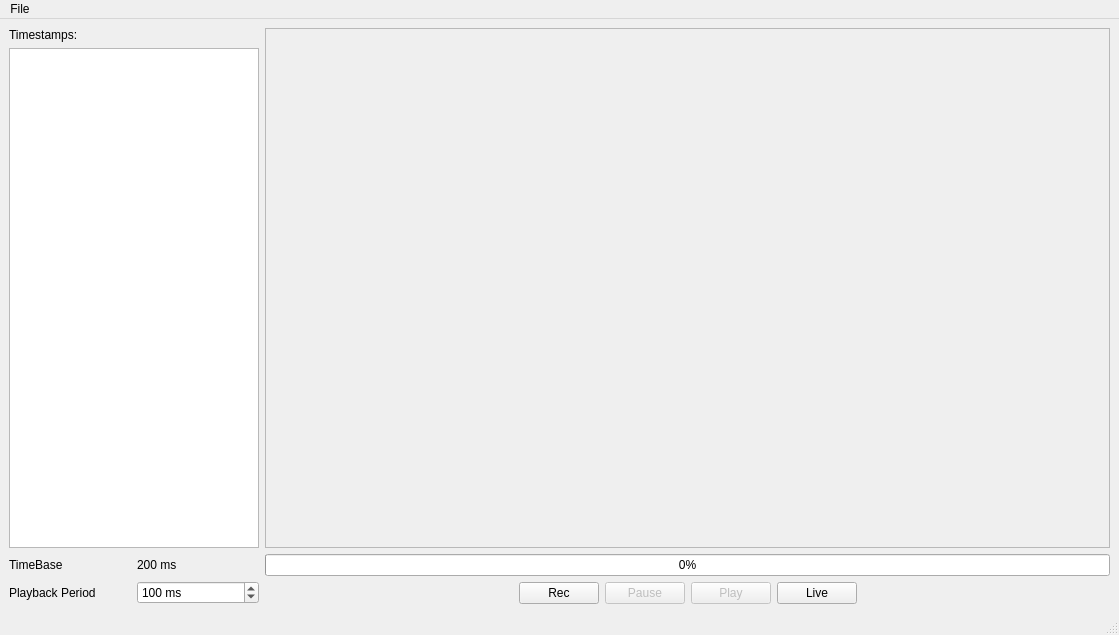
<?xml version="1.0" encoding="UTF-8"?>
<ui version="4.0">
 <class>MainWindow</class>
 <widget class="QMainWindow" name="MainWindow">
  <property name="geometry">
   <rect>
    <x>0</x>
    <y>0</y>
    <width>1119</width>
    <height>635</height>
   </rect>
  </property>
  <property name="sizePolicy">
   <sizepolicy hsizetype="Expanding" vsizetype="Expanding">
    <horstretch>0</horstretch>
    <verstretch>0</verstretch>
   </sizepolicy>
  </property>
  <property name="windowTitle">
   <string>MainWindow</string>
  </property>
  <widget class="QWidget" name="centralwidget">
   <property name="sizePolicy">
    <sizepolicy hsizetype="Preferred" vsizetype="Preferred">
     <horstretch>0</horstretch>
     <verstretch>0</verstretch>
    </sizepolicy>
   </property>
   <layout class="QHBoxLayout" name="horizontalLayout_2">
    <item>
     <layout class="QVBoxLayout" name="verticalLayout">
      <item>
       <layout class="QGridLayout" name="gridLayout_2">
        <item row="0" column="4" rowspan="2">
         <widget class="QFrame" name="frame">
          <property name="minimumSize">
           <size>
            <width>200</width>
            <height>200</height>
           </size>
          </property>
          <property name="frameShape">
           <enum>QFrame::StyledPanel</enum>
          </property>
          <property name="frameShadow">
           <enum>QFrame::Raised</enum>
          </property>
         </widget>
        </item>
        <item row="0" column="1">
         <widget class="QLabel" name="label">
          <property name="text">
           <string>Timestamps:</string>
          </property>
         </widget>
        </item>
        <item row="1" column="1">
         <widget class="QListWidget" name="listWidget">
          <property name="sizePolicy">
           <sizepolicy hsizetype="Preferred" vsizetype="Expanding">
            <horstretch>0</horstretch>
            <verstretch>0</verstretch>
           </sizepolicy>
          </property>
          <property name="minimumSize">
           <size>
            <width>250</width>
            <height>0</height>
           </size>
          </property>
          <property name="maximumSize">
           <size>
            <width>200</width>
            <height>16777215</height>
           </size>
          </property>
          <property name="dragEnabled">
           <bool>true</bool>
          </property>
         </widget>
        </item>
        <item row="2" column="4">
         <widget class="QProgressBar" name="progressBar">
          <property name="maximum">
           <number>100</number>
          </property>
          <property name="value">
           <number>0</number>
          </property>
         </widget>
        </item>
        <item row="3" column="4">
         <layout class="QGridLayout" name="gridLayout_3">
          <item row="0" column="1">
           <widget class="QPushButton" name="recButton">
            <property name="sizePolicy">
             <sizepolicy hsizetype="Fixed" vsizetype="Fixed">
              <horstretch>0</horstretch>
              <verstretch>0</verstretch>
             </sizepolicy>
            </property>
            <property name="text">
             <string>Rec</string>
            </property>
            <property name="icon">
             <iconset theme="media-record">
              <normaloff>media-record</normaloff>media-record</iconset>
            </property>
            <property name="iconSize">
             <size>
              <width>16</width>
              <height>16</height>
             </size>
            </property>
           </widget>
          </item>
          <item row="0" column="4">
           <widget class="QPushButton" name="liveButton">
            <property name="sizePolicy">
             <sizepolicy hsizetype="Fixed" vsizetype="Fixed">
              <horstretch>0</horstretch>
              <verstretch>0</verstretch>
             </sizepolicy>
            </property>
            <property name="layoutDirection">
             <enum>Qt::LeftToRight</enum>
            </property>
            <property name="text">
             <string>Live</string>
            </property>
            <property name="icon">
             <iconset theme="view-refresh"/>
            </property>
           </widget>
          </item>
          <item row="0" column="0">
           <spacer name="horizontalSpacer">
            <property name="orientation">
             <enum>Qt::Horizontal</enum>
            </property>
            <property name="sizeHint" stdset="0">
             <size>
              <width>40</width>
              <height>20</height>
             </size>
            </property>
           </spacer>
          </item>
          <item row="0" column="3">
           <widget class="QPushButton" name="playButton">
            <property name="enabled">
             <bool>false</bool>
            </property>
            <property name="sizePolicy">
             <sizepolicy hsizetype="Fixed" vsizetype="Fixed">
              <horstretch>0</horstretch>
              <verstretch>0</verstretch>
             </sizepolicy>
            </property>
            <property name="text">
             <string>Play</string>
            </property>
            <property name="icon">
             <iconset theme="media-playback-start">
              <normaloff>media-playback-start</normaloff>
              <normalon>media-playback-start</normalon>media-playback-start</iconset>
            </property>
           </widget>
          </item>
          <item row="0" column="2">
           <widget class="QPushButton" name="pauseButton">
            <property name="enabled">
             <bool>false</bool>
            </property>
            <property name="sizePolicy">
             <sizepolicy hsizetype="Fixed" vsizetype="Fixed">
              <horstretch>0</horstretch>
              <verstretch>0</verstretch>
             </sizepolicy>
            </property>
            <property name="text">
             <string>Pause</string>
            </property>
            <property name="icon">
             <iconset theme="media-playback-pause"/>
            </property>
           </widget>
          </item>
          <item row="0" column="5">
           <spacer name="horizontalSpacer_2">
            <property name="orientation">
             <enum>Qt::Horizontal</enum>
            </property>
            <property name="sizeHint" stdset="0">
             <size>
              <width>40</width>
              <height>20</height>
             </size>
            </property>
           </spacer>
          </item>
         </layout>
        </item>
        <item row="2" column="1" rowspan="2">
         <layout class="QGridLayout" name="gridLayout" rowstretch="0,0,0,0" columnstretch="0,0,0">
          <item row="2" column="0">
           <widget class="QLabel" name="label_2">
            <property name="text">
             <string>TimeBase</string>
            </property>
           </widget>
          </item>
          <item row="3" column="0">
           <widget class="QLabel" name="label_3">
            <property name="text">
             <string>Playback Period</string>
            </property>
           </widget>
          </item>
          <item row="3" column="1">
           <widget class="QSpinBox" name="spinBox_2">
            <property name="suffix">
             <string notr="true"> ms</string>
            </property>
            <property name="minimum">
             <number>10</number>
            </property>
            <property name="maximum">
             <number>5000</number>
            </property>
            <property name="value">
             <number>100</number>
            </property>
           </widget>
          </item>
          <item row="2" column="1">
           <widget class="QLabel" name="label_4">
            <property name="text">
             <string>200 ms</string>
            </property>
           </widget>
          </item>
         </layout>
        </item>
       </layout>
      </item>
     </layout>
    </item>
   </layout>
  </widget>
  <widget class="QMenuBar" name="menubar">
   <property name="geometry">
    <rect>
     <x>0</x>
     <y>0</y>
     <width>1119</width>
     <height>25</height>
    </rect>
   </property>
   <widget class="QMenu" name="menuFile">
    <property name="title">
     <string>File</string>
    </property>
    <addaction name="actionOpen"/>
    <addaction name="actionSave"/>
   </widget>
   <addaction name="menuFile"/>
  </widget>
  <widget class="QStatusBar" name="statusbar"/>
  <action name="actionOpen">
   <property name="text">
    <string>Open</string>
   </property>
  </action>
  <action name="actionSave">
   <property name="text">
    <string>Save</string>
   </property>
  </action>
 </widget>
 <resources/>
 <connections>
  <connection>
   <sender>listWidget</sender>
   <signal>currentRowChanged(int)</signal>
   <receiver>progressBar</receiver>
   <slot>setValue(int)</slot>
   <hints>
    <hint type="sourcelabel">
     <x>123</x>
     <y>382</y>
    </hint>
    <hint type="destinationlabel">
     <x>407</x>
     <y>516</y>
    </hint>
   </hints>
  </connection>
 </connections>
 <slots>
  <slot>slot1()</slot>
 </slots>
</ui>
